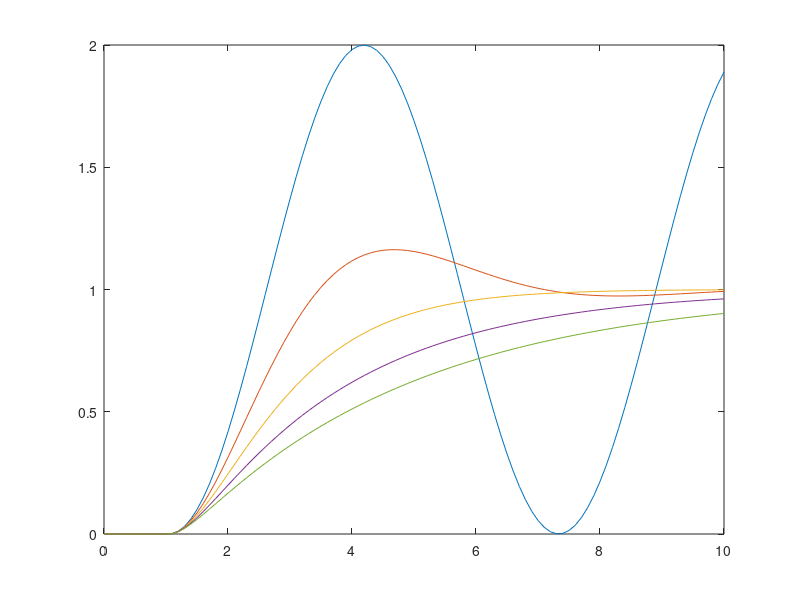

Reproduce this figure in MATLAB. (Note: this script raises an error after producing the figure.)
function [] = SecondOrder()

t = 0:0.1:10;
stepInput = (t > 1.0) * 1; 
rampInput = 0.1 * t;
parbInput = 0.01 * t.^2;

PlotTransferFunction(stepInput, t);
PlotTransferFunction(rampInput, t);
PlotTransferFunction(parbInput, t);

function [] = PlotTransferFunction(input, time)
figure;
j = 1;
W_n = 1;
Zeta = linspace(0,2,5);
for i = 1:length(Zeta)
    num = [0 W_n(1)^2];
    den = [1 (2*W_n(1)*Zeta(i)) W_n(1)^2];
    G = tf(num, den); 
    [y_ramp,t_ramp] = lsim(G,input,time);
    plot(t_ramp,y_ramp);
    legandStr{j} = "(\zeta) = " + Zeta(i);
    j = j + 1;
    hold on;
end
legend(legandStr);

figure;
j = 1;
Zeta = 1;
W_n  = linspace(1,5,5);
for i = length(W_n):-1:1
    num = [0 W_n(i)^2];
    den = [1 (2*W_n(i)*Zeta) W_n(i)^2];
    G = tf(num, den);
    [y_ramp,t_ramp] = lsim(G,input,time);
    plot(t_ramp,y_ramp);
    legandStr{j} = "(\omega_n) = " + W_n(i);
    j = j + 1;
    hold on;
end
legend(legandStr);
stepinfo(G);
